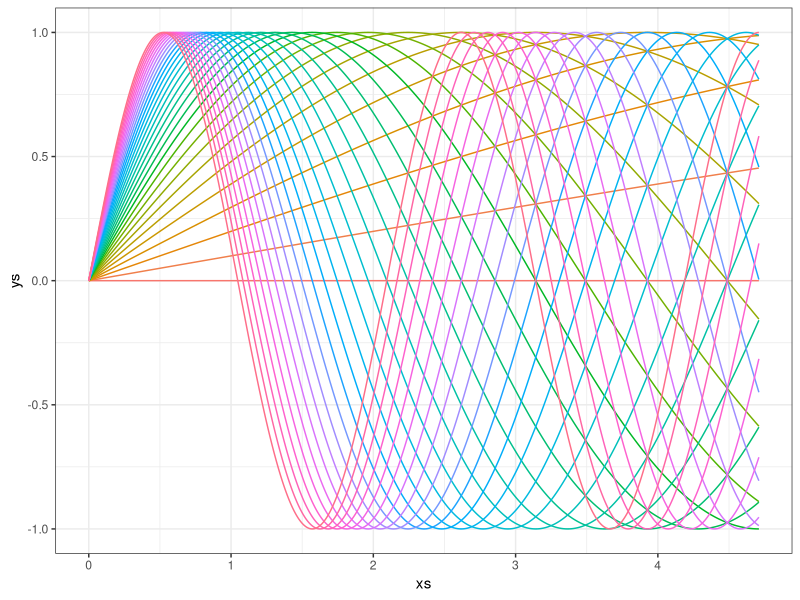
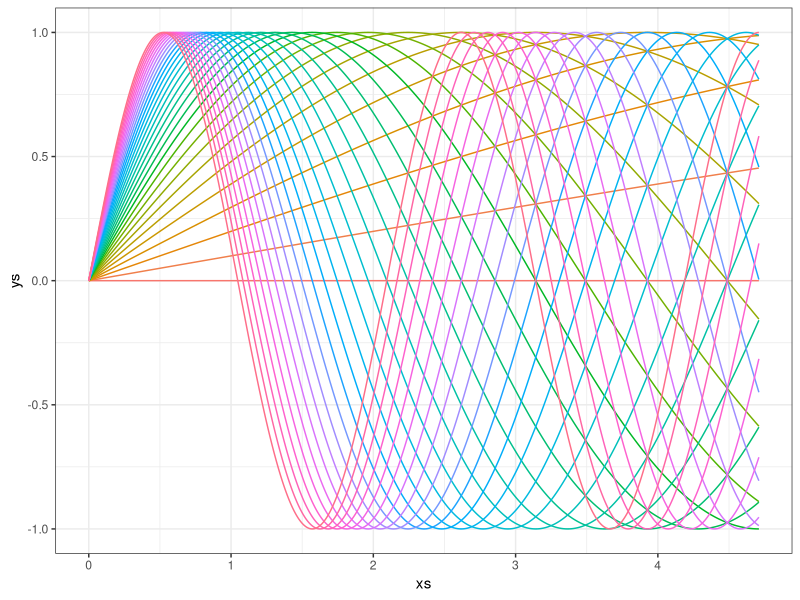

R code for these plots, in order:
## ---- chunk 1
library(tidyverse)
cool_function <- function(x, alpha) return(sin(alpha*x))
xs <- seq(0, pi*1.5, 0.005)
ys <- cool_function(xs, 1)
results <- data_frame(xs, ys, alpha = "1")
for(alpha in seq(0,3, 0.1)){
  results <- results %>% 
    bind_rows(data_frame(
      xs, 
      ys = cool_function(xs, alpha),
      alpha = as.character(alpha)
    ))
}

ggplot(results, aes(x = xs, y = ys, color = alpha)) + 
  geom_line() + 
  theme_bw() + 
  theme(legend.position="none")
#``````{r, echo = FALSE, fig.align='center'}
library(tidyverse)
cool_function <- function(x, alpha) return(sin(alpha*x))
xs <- seq(0, pi*1.5, 0.005)
ys <- cool_function(xs, 1)
results <- data_frame(xs, ys, alpha = "1")
for(alpha in seq(0,3, 0.1)){
  results <- results %>% 
    bind_rows(data_frame(
      xs, 
      ys = cool_function(xs, alpha),
      alpha = as.character(alpha)
    ))
}

ggplot(results, aes(x = xs, y = ys, color = alpha)) + 
  geom_line() + 
  theme_bw() + 
  theme(legend.position="none")
